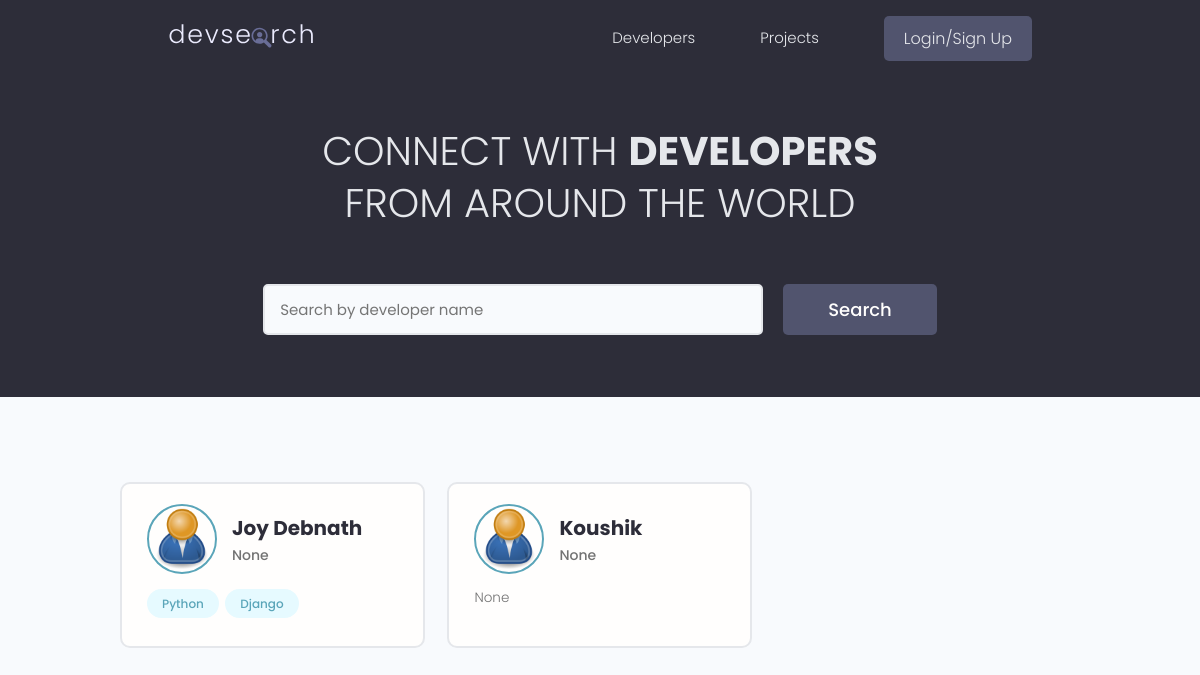
The page / on the database its author committed.
### users/models.py (models this page shows, shortened)
class Profile(models.Model):
    id = models.UUIDField(default=uuid.uuid4, unique=True,
                          primary_key=True, editable=False)
    user = models.OneToOneField(User, on_delete=models.CASCADE, null=True, blank=True)
    name = models.CharField(max_length=200, blank=True, null=True)
    email = models.EmailField(max_length=500, blank=True, null=True)
    username = models.CharField(max_length=200, blank=True, null=True)
    location = models.CharField(max_length=200, blank=True, null=True)
    short_intro = models.CharField(max_length=200, null=True, blank=True)
    bio = models.TextField(blank=True, null=True)
    profile_image = models.ImageField(null=True, blank=True, upload_to='profiles/', default='profiles/user-default.png')
    social_github = models.CharField(max_length=200, blank=True, null=True)
    social_twitter = models.CharField(max_length=200, blank=True, null=True)
    social_linkedin = models.CharField(max_length=200, blank=True, null=True)
    social_youtube = models.CharField(max_length=200, blank=True, null=True)
    social_website = models.CharField(max_length=200, blank=True, null=True)
    created = models.DateTimeField(auto_now_add=True)
    class Meta:
        ordering = ['created']

class skill(models.Model):
    id = models.UUIDField(default=uuid.uuid4, unique=True,
                          primary_key=True, editable=False)
    owner = models.ForeignKey(
        Profile, on_delete=models.CASCADE, null=True, blank=True)
    name = models.CharField(max_length=200, blank=True, null=True)
    description = models.TextField(null=True, blank=True)
    created = models.DateTimeField(auto_now_add=True)
    def __str__(self):
        return str(self.name)

### users/views.py (the view)
# urls.py: path('', views.profiles, name='profiles'),
def profiles(request):
    profiles, search_query = searchProfiles(request)
    custom_range, profiles = paginateProfiles(request, profiles, 9)
    account_verify = AccountVarification.objects.all()
    for profile in profiles:
        profile.is_verified = account_verify.filter(user=profile.user, status=True).exists()
    context = {'profiles':profiles, 'search_query':search_query, 'custom_range':custom_range}
    return render(request, 'users/profiles.html', context)

### users/utils.py (called while the page is built)
def paginateProfiles(request, profiles, results):
    page = request.GET.get('page')
    paginator = Paginator(profiles, results)
    try:
        profiles = paginator.page(page)
    except PageNotAnInteger:
        page = 1
        profiles = paginator.page(page)
    except EmptyPage:
        page = paginator.num_pages
        profiles = paginator.page(page)
    leftIndex = (int(page) - 1)
    if leftIndex < 1:
        leftIndex = 1
    rightIndex = (int(page) + 2)
    if rightIndex > paginator.num_pages:
        rightIndex = paginator.num_pages + 1
    custom_range = range(leftIndex, rightIndex)
    return custom_range, profiles

def searchProfiles(request):
    search_query = ''
    if request.GET.get('search_query'):
        search_query = request.GET.get('search_query')
    skills = skill.objects.filter(name__icontains=search_query)
    profiles = Profile.objects.distinct().filter(
        Q(name__icontains=search_query) |
        Q(short_intro__icontains=search_query) |
        Q(skill__in=skills)
        )
    return profiles, search_query

### users/templates/users/profiles.html (shortened to what this page needs)
{% extends 'base.html' %}
{% load static %}
{% block content %}
<main class="home">
    <section class="hero-section text-center">
      <div class="container container--narrow">
        <div class="hero-section__box">
          <h2>CONNECT WITH <span>DEVELOPERS</span></h2>
          <h2>FROM AROUND THE WORLD</h2>
        </div>
        <div class="hero-section__search">
          <form id="searchForm" class="form" action="{% url 'profiles' %}" method="get">
            <div class="form__field">
              <input class="input input--text" id="formInput#search" type="text" name="search_query"
                value="{{ search_query }}" placeholder="Search by developer name" />
            </div>
            <input class="btn btn--sub btn--lg" type="submit" value="Search" />
          </form>
        </div>
      </div>
    </section>
    <section class="devlist">
      <div class="container">
        <div class="grid grid--three">
        {% for profile in profiles %}
          <div class="column card">
            <div class="dev">
              <a href="{% url 'user-profile' profile.id %}" class="card__body">
                <div class="dev__profile">
                  <img class="avatar avatar--md" src="{{ profile.profile_image.url }}" alt="image" />
                  <div class="dev__meta">
                    <h3>{{ profile.name|title }}
                    </h3>
                    <h5>{{ profile.short_intro|slice:"60" }}</h5>
                  </div>
                </div>
                <p class="dev__info">
                  {{ profile.bio|slice:"150" }}
                </p>
                <div class="dev__skills">
                {% for skill in profile.skill_set.all|slice:"5" %}
                  <span class="tag tag--pill tag--main">
                    <small>{{ skill }}</small>
                  </span>
                {% endfor %}
                </div>
              </a>
            </div>
          </div>
          {% endfor %}
        </div>
      </div>
    </section>
  </main>
{% endblock %}

### static/css/app.css (style rules this page uses)
:root { --color-sub: #2d2d39; }
.btn--sub { background-color: var(--color-sub-light); }
.card { border: 2px solid var(--color-light); }
img { width: 100%; }
.hero-section { height: 40vh; display: flex; align-items: center; background-color: var(--color-sub); }
.hero-section__box { margin-bottom: 4rem; }
.hero-section__box > h2, .hero-section__box > h2 > span { font-size: 4rem; color: var(--color-light); line-height: 1.3; text-transform: uppercase; }
.hero-section__box > h2 { font-weight: 300; }
.hero-section__box > h2 > span { font-weight: 700; }
.hero-section__search > .form { display: flex; align-items: center; justify-content: center; gap: 2rem; }
.hero-section__search > .form input.input--text { width: 50rem; }
.devlist { margin-top: 8rem; }
.devlist .grid { align-items: stretch; }
.devlist .dev .dev__profile { display: flex; align-items: center; gap: 1.5rem; }
.devlist .dev .dev__meta h3 { color: var(--color-sub); font-size: 2rem; font-weight: 700; }
.devlist .dev .dev__meta h5 { color: var(--color-text); font-size: 1.4rem; font-weight: 500; }
.devlist .dev .dev__info { margin: 1.5rem 0; font-size: 1.35rem; line-height: 1.4; text-align: justify; }

### static/uikit/styles/modules/_variables.css (style rules this page uses)
:root { --color-main: #5aa5b9; --color-main-light: #e6faff; --color-sub: #3f4156; --color-sub-light: #51546e; --color-sub-lighter: #ededfd; --color-text: #737373; --color-gray: #8b8b8b; --color-light: #e5e7eb; --color-light-gray: #767676; --color-bg: #f8fafd; --color-white: #fffefd; --color-white-light: #f3f3f3; --color-success: #359e64; --color-success-bg: #def8e8; --color-error: #fc4b0b; --color-error-bg: #fff2ee; --font-base: 'Poppins', arial, helvetica, 'Segoe UI', roboto, ubuntu, sans-serif; --font-monospace: 'Fira Code', 'Courier New', courier, monospace; --font-regular: 300; --font-medium: 500; --font-bold: 700; --generic-shadow: 1px 1px 5px #00000010; --generic-transition: all 0.3s ease-in-out; }

### static/uikit/styles/modules/_base.css (style rules this page uses)
* { margin: 0; padding: 0; box-sizing: border-box; text-rendering: optimizeLegibility; color: inherit; font-size: inherit; }
html { font-size: 50%; }
@media only screen and (min-width: 480px) { html { font-size: 56.25%; } }
@media only screen and (min-width: 1200px) { html { font-size: 62.5%; } }
body { line-height: 1.6; font-weight: 400; font-size: 1.5rem; color: var(--color-text); background-color: var(--color-bg); min-height: 100vh; }

### static/uikit/styles/modules/_typography.css (style rules this page uses)
* { font-family: var(--font-base); }
h2 { font-size: 3.6rem; font-weight: var(--font-bold); }
h3 { font-size: 3.2rem; font-weight: var(--font-medium); }
h5 { font-size: 2.4rem; font-weight: var(--font-medium); }
h5, h6 { font-weight: var(--font-regular); }
p, span, strong { font-size: 1.6rem; color: var(--color-text); font-weight: var(--font-regular); }
a { padding-bottom: 2px; text-decoration: none; display: inline-block; color: var(--color-main); font-weight: var(--font-medium); }

### static/uikit/styles/modules/_utilities.css (style rules this page uses)
.container { width: 92%; max-width: 165rem; margin: 0 auto; box-sizing: border-box; }
.container--narrow { width: 92%; max-width: 120rem; }
@media screen and (min-width: 1000px) { .container { width: 90%; } }
@media screen and (min-width: 1000px) { .container--narrow { width: 85%; } }
@media screen and (min-width: 1200px) { .container { width: 80%; } }
@media screen and (min-width: 1200px) { .container--narrow { width: 72%; } }
.text-center { text-align: center; }

### static/uikit/styles/modules/_avatar.css (style rules this page uses)
.avatar { border-radius: 50%; border: 2px solid var(--color-main); object-fit: cover; }
.avatar--md { height: 7rem; width: 7rem; }

### static/uikit/styles/modules/_button.css (style rules this page uses)
.btn { display: inline-block; position: relative; cursor: pointer; background-color: var(--color-light); font-weight: var(--font-medium); color: var(--color-sub); text-decoration: none; padding: 1rem 2rem; border-radius: 0.5rem; border: none; width: -webkit-fit-content; width: -moz-fit-content; width: fit-content; height: -webkit-fit-content; height: -moz-fit-content; height: fit-content; font-size: 1.6rem; outline-width: 0; outline-color: transparent; -webkit-backface-visibility: hidden; backface-visibility: hidden; transition: all 0.3s ease-in-out; }
.btn--sub { background-color: var(--color-sub); color: var(--color-white); }
.btn--lg { font-size: 1.8rem; padding: 1.2rem 4.5rem; }

### static/uikit/styles/modules/_card.css (style rules this page uses)
.card { border-radius: 1rem; background-color: var(--color-white); border: 1.5px solid var(--color-light); width: auto; height: auto; margin-top: 0.5rem; margin-bottom: 0.5rem; overflow: hidden; }
.card__body, .card__header { padding: 2rem 2.5rem; }

### rows shown on the page
Profile: profile_image (placeholder picture), name "Joy Debnath", short_intro "None"
skill: name "Python"
skill: name "Django"
Profile: profile_image (placeholder picture), name "Koushik", short_intro "None", bio "None"
